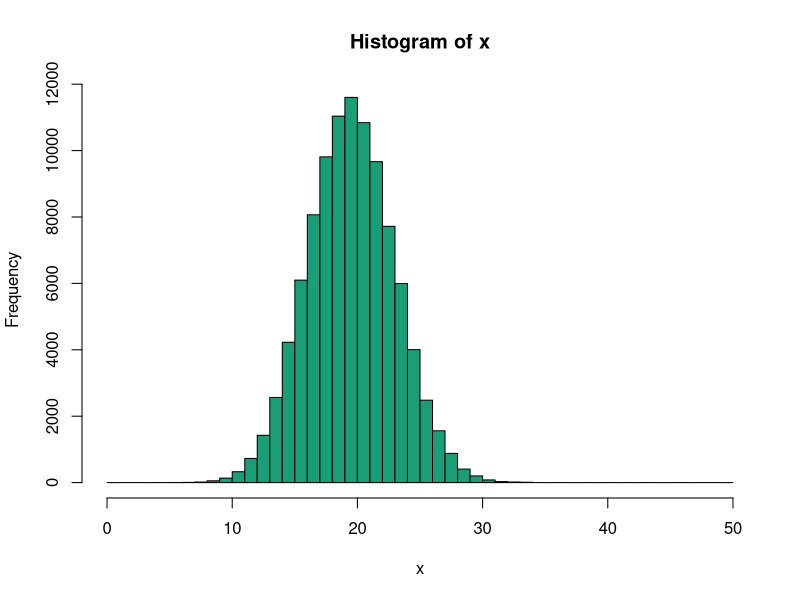
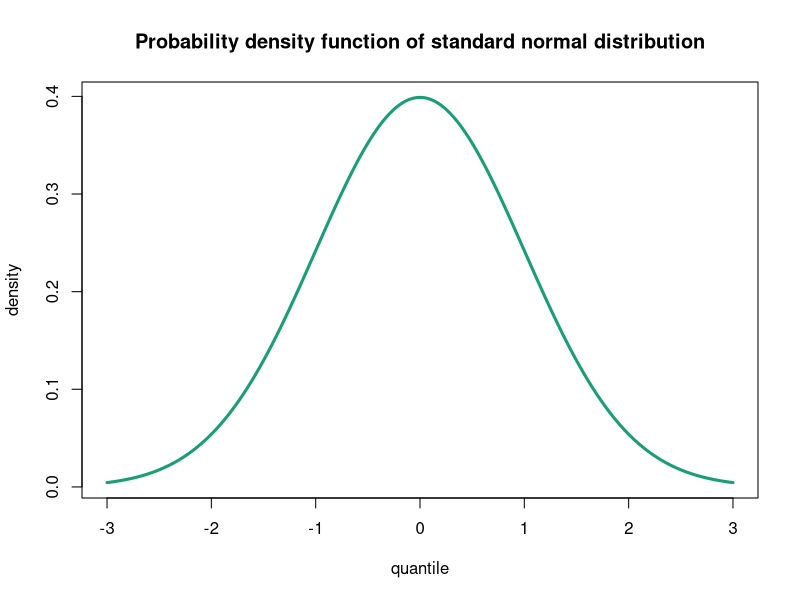
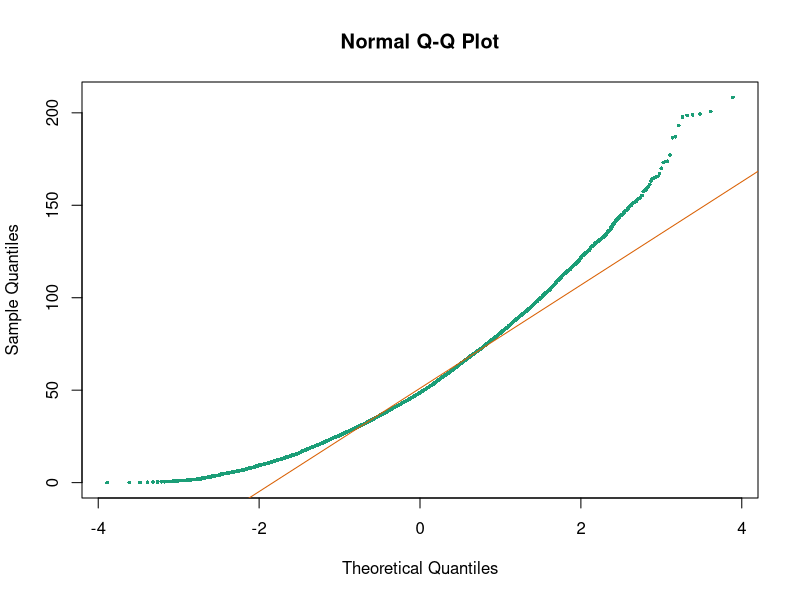
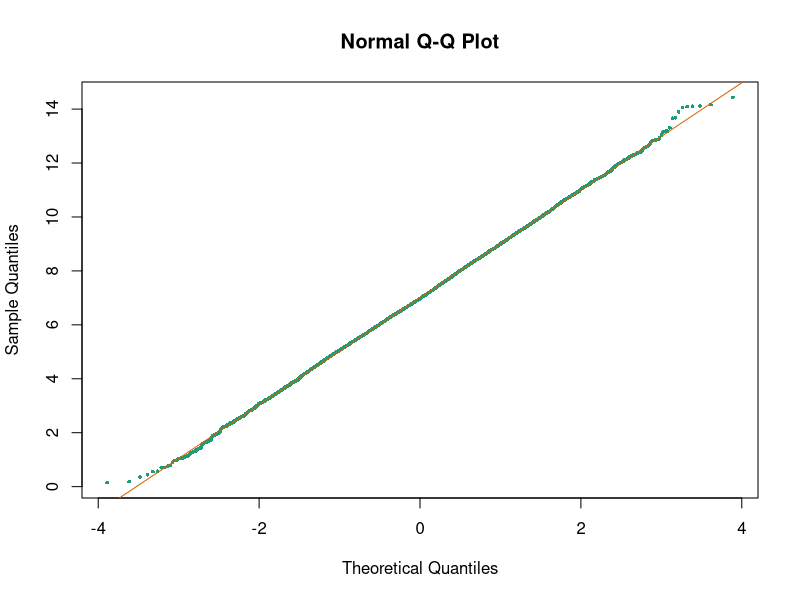
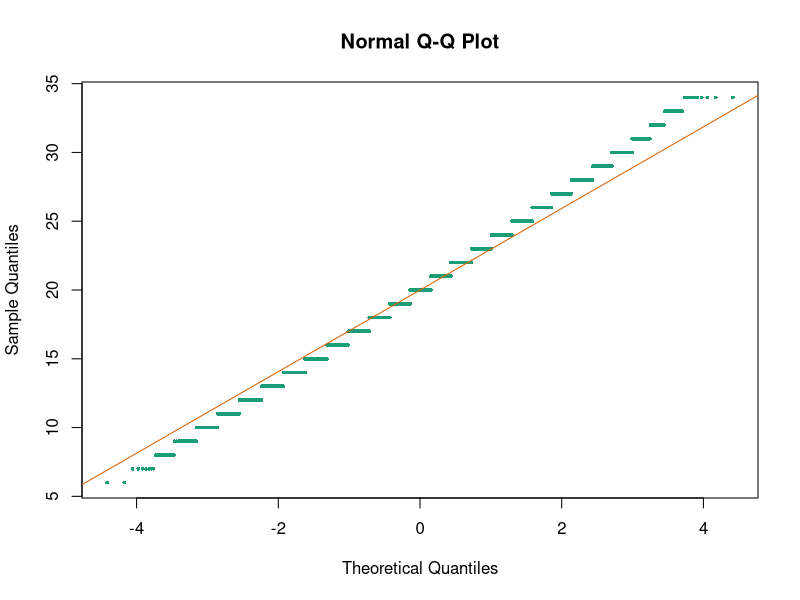

Write R code to recreate these figures, in order.
## ---- chunk 1
knitr::opts_chunk$set(echo = TRUE)
## ---- chunk 2
dbinom(x = 0:20, size = 20, prob = 0.4)
pbinom(q = 0:20, size = 20, prob = 0.4)
qbinom(p = 0.01, size = 20, prob = 0.4)
## ---- chunk 3
library(RColorBrewer)
pal <- brewer.pal(8, "Dark2")
x <- rbinom(100000, size = 50, prob = 0.4)
hist(x, breaks = c(0:50), col = pal[1])
## ---- chunk 4
x1 <- (-300:300)/100
plot(x1, dnorm(x1), col = pal[1], type = "l", lwd = 3, xlab = "quantile", ylab = "density",
     main = "Probability density function of standard normal distribution")
2 * pnorm(c(1, 2, 3)) - 1
## ---- chunk 5
qnorm(p = c(0.05, 0.95), mean = 2, sd = 3)
## ---- chunk 6
x2 <- rnorm(10000, mean = 7, sd = 2)
x0 <- x2^2
qqnorm(x0, pch = 16, cex = 0.5, col = pal[1])
qqline(x0, col = pal[2])
x3 <- sqrt(x0)
qqnorm(x3, pch = 16, cex = 0.5, col = pal[1])
qqline(x3, col = pal[2])
qqnorm(x, pch = 16, cex = 0.5, col = pal[1])
qqline(x, col = pal[2])
## ---- chunk 7
1 - pnorm(164, mean = 155, sd = 27)
pnorm(137, mean = 155, sd = 27)
pnorm(186, mean = 155, sd = 27)
1 - pnorm(164, mean = 155, sd = 27)
pnorm(186, mean = 155, sd = 27) - pnorm(159, mean = 155, sd = 27)
pnorm(132, mean = 155, sd = 27) - pnorm(100, mean = 155, sd = 27)
pnorm(159, mean = 155, sd = 27) - pnorm(132, mean = 155, sd = 27)
